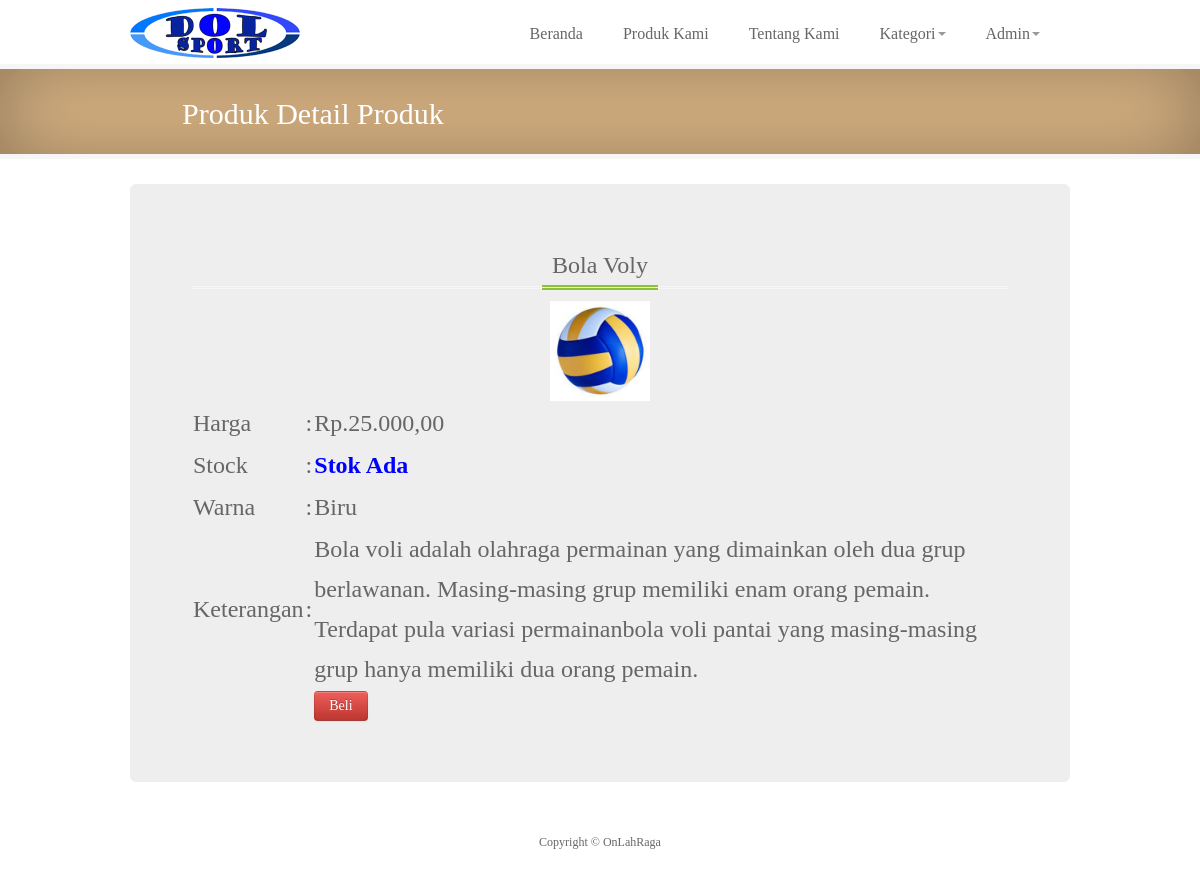
Screenshot of /detailbarang.php?kd=1102 with the database file from the repository.
### tables this page shows
CREATE TABLE IF NOT EXISTS `barang` (
  `idbarang` int(11) NOT NULL AUTO_INCREMENT,
  `namabarang` varchar(50) NOT NULL,
  `harga` decimal(10,0) NOT NULL,
  `stok` int(11) NOT NULL,
  `gambar` varchar(100) NOT NULL,
  `warna` varchar(50) NOT NULL,
  `ukuran` int(11) NOT NULL,
  `idkategori` int(11) NOT NULL,
  `deskripsi` varchar(500) NOT NULL,
  PRIMARY KEY (`idbarang`),
  KEY `fk_kategori` (`idkategori`)
);

### detailbarang.php (the view, shortened to what this page needs)
<!DOCTYPE html>
<html lang="en">
<head>
    <link href="css/bootstrap.css" rel="stylesheet">
    <link href="css/bootstrap-responsive.css" rel="stylesheet">
	<link href="css/style.css" rel="stylesheet">
</head>
<body>
	<header>
		<div class="container">
			<div class="row">
				<?php include"logo.php";?>
				<div class="span9">
					<div class="navbar navbar-inverse">
			    		<div class="navbar-inner">
			      		   <?php include"menu.php" ?>
			        	</div>
			      	</div>
				</div>
			</div>
		</div>
	</header>
	<div id="page-title">
		<div id="page-title-inner">
			<div class="container">
				<h2><i class="ico-stats ico-white"></i>Produk Detail Produk</h2>
			</div>
		</div>
	</div>
	<div id="wrapper">
    	<div class="container">
      		<div class="row">
            <div class="col-sm-6">
                    <?php
						$query = mysqli_query($koneksi, "SELECT * FROM barang WHERE idbarang='$_GET[kd]'");
						$data  = mysqli_fetch_array($query);
					?>
                    <div class="hero-unit" style="margin-left: 20px;">
                    <table>
                        <tr>
                        <td colspan="4"><center><div class="title"><h3><?php echo $data['namabarang']; ?></h3></div></center></td>
                        </tr>
                        <tr>
						<td colspan="4"><center><img src="<?php echo "images/".$data['gambar']; ?>" width="100"/></center></td>
                        </tr>
                        <tr>
                        <td></td>
                        <td size="200"><h3>Harga</h3></td>
                        <td><h3>:</h3></td>
						<td><div><h3>Rp.<?php echo number_format($data['harga'],2,",",".");?></h3></div></td>
                        </tr>
                        <tr>
                        <td></td>
                        <td><h3>Stock</h3></td>
                        <td><h3>:</h3></td>
                        <td><div><h3><?php if ($data['stok'] >= 1){
	                           echo '<strong style="color: blue;">Stok Ada</strong>';
                                } else {
	                           echo '<strong style="color: red;">Stok Kosong</strong>';
                                }; ?></h3></div></td>
                        </tr>
                        <tr>
                        <td></td>
                        <td><h3>Warna</h3></td>
                        <td><h3>:</h3></td>
                        <td><div><h3><?php echo $data['warna']; ?></h3></div></td>
                        </tr>
                        <tr>
                        <td></td>
                        <td><h3>Keterangan</h3></td>
                        <td><h3>:</h3></td>
                        <td><div><h3><?php echo $data['deskripsi']; ?></h3></div></td>
                        </tr>
                        <tr>
                        <td></td>
                        <td></td>
                        <td></td>
						<td><div class="clear">
						<a href="produk.php?aksi=pembelian" class="btn btn-lg btn-danger">Beli</a></div></td>
                        </tr>
                    </table>
                    </div>
      		      </div>
				</div>
				</div>
                </div>
	<div id="copyright">
	<?php include"footer.php" ?>
	</div>
</body>
</html>

### css/style.css (style rules this page uses)
.clear { clear:both; }
body { font-family: 'Droid Sans'; font-size: 12px; color: #666; }
h1, h2, h3, h4, h5, h6 { font-weight: normal !important; color: #666; margin: 0; padding: 0; }
.title { border-bottom: 3px double #f6f6f6; margin-bottom: 10px; }
.title h1, .title h2, .title h3, .title h4, .title h5, .title h6 { border-bottom: 5px double #89c236 !important; margin-bottom: -4px !important; display: inline-block !important; padding: 0px 10px !important; margin-left:15px !important; margin-right:15px !important; }
#wrapper { background: #fff; }
header { background: #fff; border-bottom: 5px solid #f6f6f6; }
.navbar, .navbar-inner, .nav { float: right; background: #fff !important; border: none; -webkit-box-shadow: none; -moz-box-shadow: none; box-shadow: none; padding: 0px; margin: 0; }
.navbar-inner { padding-left: 0px !important; padding-right: 0px !important; }
#page-title { background-color : #00FFFF; display: block; margin-bottom: 25px; position: relative; z-index: 20; border-bottom: 5px solid #f6f6f6; }
#page-title-inner { background: #DEB887; -webkit-box-shadow: inset 0px 0px 5px rgba(0,0,0,.25); -moz-box-shadow: inset 0px 0px 5px rgba(0,0,0,.25); box-shadow: inset 0px 0px 80px rgba(0,0,0,.35); padding: 15px; }
#page-title i { margin: -6px 2px -5px -18px; padding: 0px; }
#page-title h2 { display: inline-block; color: #fff; padding: 10px 20px 5px 20px; font-size: 30px; }
#copyright { padding: 20px 0px; }

### rows the page displays
barang: namabarang "Bola Voly", gambar (picture), harga "25.000,00", warna "Biru", deskripsi "Bola voli adalah olahraga permainan yang dimainkan oleh dua grup berlawanan. Masing-masing grup memiliki enam orang pemain. Terdapat pula variasi permainanbola voli pantai yang masing-masing grup hanya memiliki dua orang pemain."
